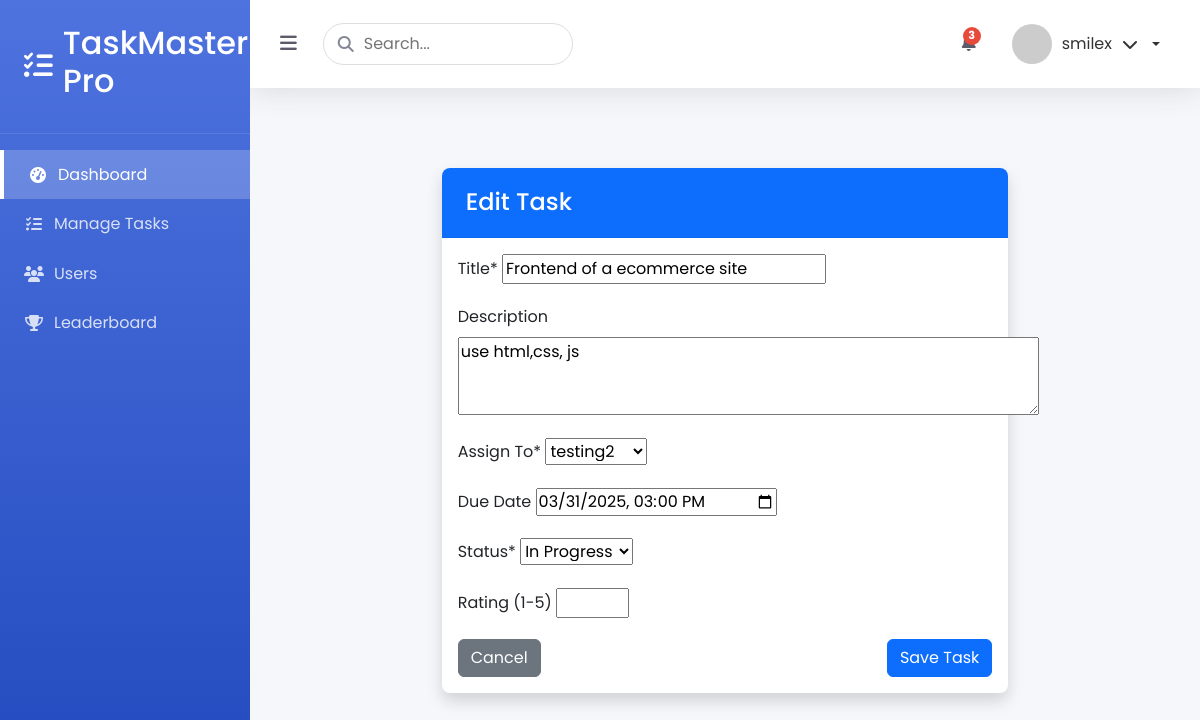
The app's page /tasks/2/edit/ (signed in), older data.
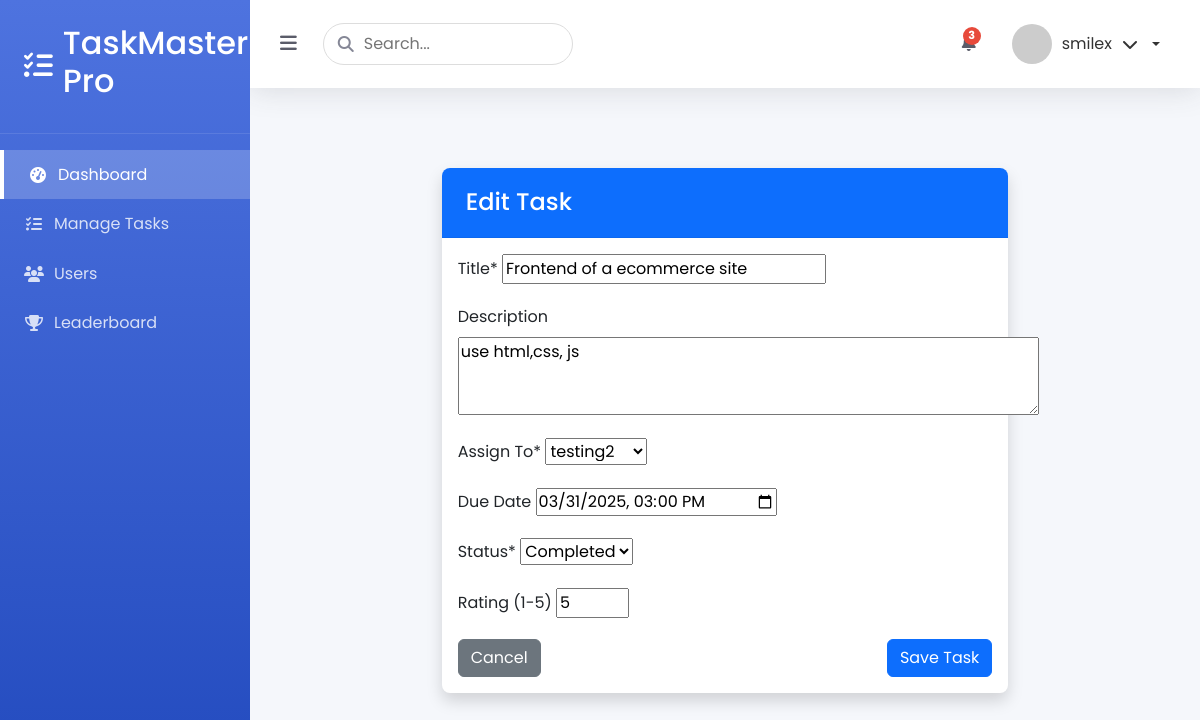
The same page, newer data.
### myapp/models.py (models this page shows, shortened)
class Task(models.Model):
    STATUS_CHOICES = [
        ('pending', 'Pending'),
        ('in_progress', 'In Progress'),
        ('completed', 'Completed'),
        ('verified', 'Verified'),
    ]
    title = models.CharField(max_length=200)
    description = models.TextField()
    created_by = models.ForeignKey(CustomUser, on_delete=models.CASCADE, related_name='created_tasks')
    assigned_to = models.ForeignKey(CustomUser, on_delete=models.CASCADE, related_name='assigned_tasks')
    created_at = models.DateTimeField(auto_now_add=True)
    updated_at = models.DateTimeField(auto_now=True)
    due_date = models.DateTimeField()
    status = models.CharField(max_length=20, choices=STATUS_CHOICES, default='pending')
    rating = models.IntegerField(
        null=True,
        blank=True,
        validators=[MinValueValidator(1), MaxValueValidator(5)]
    )
    admin_notes = models.TextField(null=True, blank=True)
    tracker = FieldTracker()  # For tracking field changes

### myapp/views.py (the view)
# urls.py: path('tasks/<int:pk>/edit/', edit_task, name='edit_task'),
@login_required
def edit_task(request, pk):
    task = get_object_or_404(Task, pk=pk)
    if request.method == 'POST':
        form = TaskForm(request.POST, instance=task, user=request.user)
        if form.is_valid():
            if not request.user.is_admin or not form.cleaned_data.get('rating'):
                form.instance.rating = task.rating  # Keep existing rating
            form.save()
            return redirect('managetasks')
    else:
        form = TaskForm(instance=task, user=request.user)
    context = {
        'form': form,
        'task': task
    }
    return render(request, 'myapp/task_form.html', context)

### myapp/forms.py
class TaskForm(forms.ModelForm):
    class Meta:
        model = Task
        fields = ['title', 'description', 'assigned_to', 'due_date', 'status', 'rating']
        widgets = {
            'due_date': forms.DateTimeInput(attrs={'type': 'datetime-local'}),
            'description': forms.Textarea(attrs={'rows': 3}),
        }
    def __init__(self, *args, **kwargs):
        self.user = kwargs.pop('user', None)
        super().__init__(*args, **kwargs)
        if self.user and self.user.is_admin:
            self.fields['assigned_to'].queryset = CustomUser.objects.filter(is_admin=False)
            self.fields['rating'].required = False
            self.fields['rating'].widget = forms.NumberInput(attrs={
                'min': 1,
                'max': 5,
                'step': 1
            })
        else:
            self.fields['assigned_to'].queryset = CustomUser.objects.none()
            if 'assigned_to' in self.fields:
                del self.fields['assigned_to']
            if 'rating' in self.fields:
                del self.fields['rating']

### myapp/models.py (called while the page is built)
    def __str__(self):
        return self.username

### myapp/templates/myapp/task_form.html (shortened to what this page needs)
{% extends "myapp/base_admin.html" %}
{% load static %}
{% block content %}
<div class="container py-5">
    <div class="row justify-content-center">
        <div class="col-lg-8">
            <div class="card shadow">
                <div class="card-header bg-primary text-white">
                    <h4 class="mb-0">{% if form.instance.pk %}Edit Task{% else %}Create New Task{% endif %}</h4>
                </div>
                <div class="card-body">
                    <form method="post">
                        <div class="mb-3">
                            <label for="{{ form.title.id_for_label }}" class="form-label">Title*</label>
                            {{ form.title }}
                        </div>
                        <div class="mb-3">
                            <label for="{{ form.description.id_for_label }}" class="form-label">Description</label>
                            {{ form.description }}
                        </div>
                        {% if form.assigned_to %}
                        <div class="mb-3">
                            <label for="{{ form.assigned_to.id_for_label }}" class="form-label">Assign To*</label>
                            {{ form.assigned_to }}
                        </div>
                        {% endif %}
                        <div class="mb-3">
                            <label for="{{ form.due_date.id_for_label }}" class="form-label">Due Date</label>
                            {{ form.due_date }}
                        </div>
                        <div class="mb-3">
                            <label for="{{ form.status.id_for_label }}" class="form-label">Status*</label>
                            {{ form.status }}
                        </div>
                        {% if form.rating %}
                        <div class="mb-3">
                            <label for="{{ form.rating.id_for_label }}" class="form-label">Rating (1-5)</label>
                            {{ form.rating }}
                        </div>
                        {% endif %}
                        <div class="d-flex justify-content-between">
                            <a href="{% url 'managetasks' %}" class="btn btn-secondary">Cancel</a>
                            <button type="submit" class="btn btn-primary">Save Task</button>
                        </div>
                    </form>
                </div>
            </div>
        </div>
    </div>
</div>
{% endblock %}

Row changes from the older to the newer data that the page shows:
changed Task "Frontend of a ecommerce site": status "In Progress" → "Completed"; rating (not shown) → "5"
